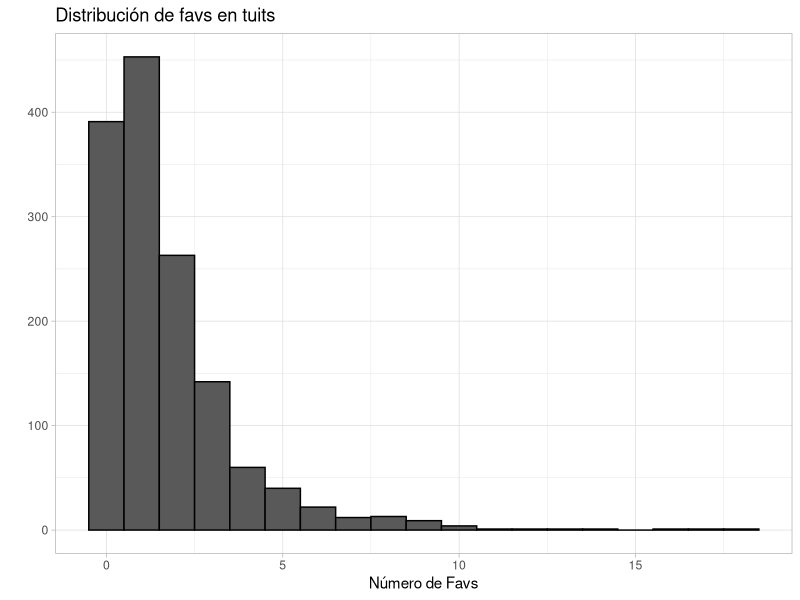
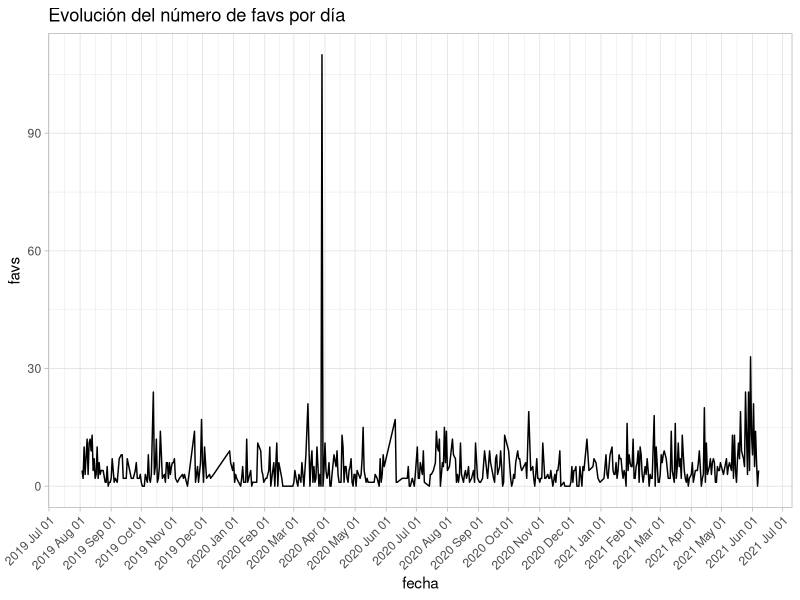
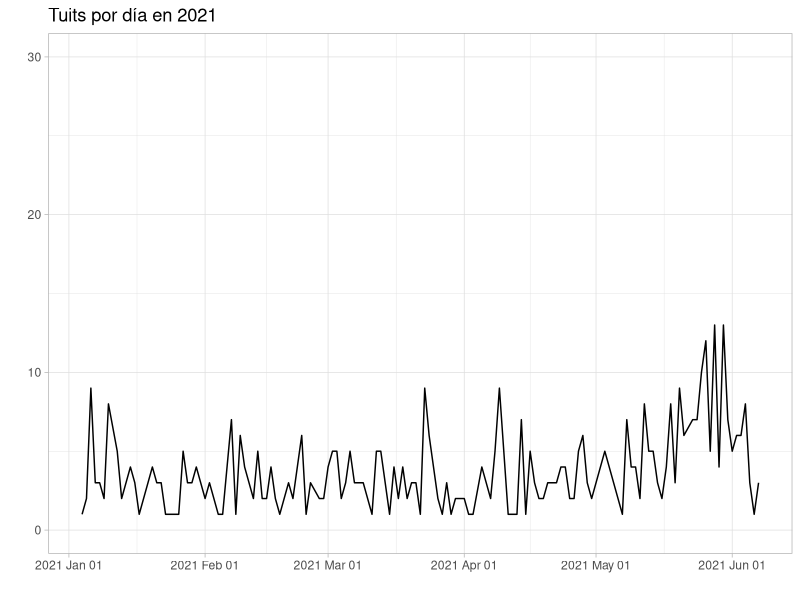
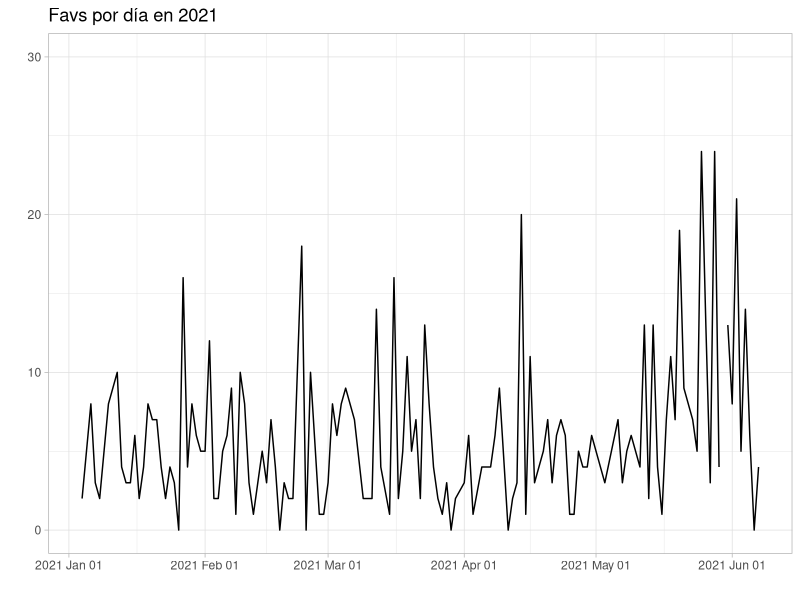

Source code (R) for these figures, in order: (Note: this script raises an error after producing the figures.)
library(ggplot2)
library(dplyr)
library(lubridate)
library(wordcloud)
library(RColorBrewer)
library(tm)
library(tokenizers)

if(!dir.exists("graficas")){
            dir.create("graficas")
}

tuits_df <- read.csv("tuits_bhherto95.csv")
tuits_df <- tuits_df[,-1]
tuits_df$created <- as_datetime(tuits_df$created)
tuits_df <- tuits_df %>% filter(favoriteCount<20)

png(filename = "./graficas/distribucion_favs.png", width = 560, height = 320, units = "px", 
    pointsize = 12, bg = "white", res = NA, restoreConsole = TRUE)
tuits_df %>% ggplot(aes(x=favoriteCount))+
            geom_histogram(binwidth = 1, color="black")+
            theme_light()+
            labs(title="Distribución de favs en tuits",
                 x="Número de Favs",
                 y="")
dev.off()

png(filename = "./graficas/favs_por_dia.png", width = 560,
    height = 320, units = "px", pointsize = 12, bg="white", res = NA)
tuits_df %>% mutate(fecha=as.Date(created)) %>% 
            group_by(fecha) %>% summarise(favs = sum(favoriteCount)) %>%
            ggplot(aes(x=fecha, y=favs))+
            geom_line()+
            theme_light()+
            labs(title = "Evolución del número de favs por día")+
            scale_x_date(date_labels = "%Y %b %d", date_breaks = "1 month")+
            theme(axis.text.x = element_text(angle = 45, hjust = 1))
dev.off()

png(filename = "./graficas/tuits_por_dia_2021.png", width = 560,
    height = 320, units = "px", pointsize = 12, bg="white", res = NA)
p1 <- tuits_df %>% filter(created>=as.Date("2021-01-01")) %>%
            mutate(fecha=as.Date(created)) %>% 
            group_by(fecha) %>% summarise(tuits = n()) %>%
            ggplot(aes(x=fecha, y=tuits))+
            geom_line()+
            theme_light()+
            labs(title="Tuits por día en 2021",
                 x="",
                 y="")+
            scale_x_date(date_labels = "%Y %b %d", date_breaks = "1 month")+
            ylim(0,30)
p1
dev.off()

png(filename = "./graficas/favs_por_dia_2021.png", width = 560,
    height = 320, units = "px", pointsize = 12, bg="white", res = NA)
p2 <- tuits_df %>% filter(created>=as.Date("2021-01-01")) %>%
            mutate(fecha=as.Date(created)) %>% 
            group_by(fecha) %>% summarise(favs = sum(favoriteCount)) %>%
            ggplot(aes(x=fecha, y=favs))+
            geom_line()+
            theme_light()+
            labs(title="Favs por día en 2021",
                 x="",
                 y="")+
            scale_x_date(date_labels = "%Y %b %d", date_breaks = "1 month")+
            ylim(0,30)
p2 
dev.off()

png(filename = "./graficas/tuis_favs_por_dia_2021.png", width = 560,
    height = 320, units = "px", pointsize = 12, bg="white", res = NA)
grid.arrange(p1,p2,nrow=2)
dev.off()

png(filename = "./graficas/tuis_favs_por_diasemana.png", width = 560,
    height = 320, units = "px", pointsize = 12, bg="white", res = NA)
tuits_df %>% mutate(dia = wday(created, label = TRUE)) %>%
            group_by(dia) %>% 
            summarise(favs = mean(favoriteCount)) %>%
            ggplot(aes(x=dia, y=favs)) +
            geom_bar(stat = "identity")+
            theme_light()+
            labs(title = "Promedio de favs por día de la semana ")
dev.off()

png(filename = "./graficas/tuis_favs_por_hora_diasemana.png", width = 560,
    height = 320, units = "px", pointsize = 12, bg="white", res = NA)
tuits_df %>% mutate(hora = format(as.POSIXct(created,format="%H:%M:%S"),"%H"),
                          dia_sem = wday(created, label = T)) %>%
            group_by(hora, dia_sem) %>%
            summarise(favs=mean(favoriteCount))%>%
            ggplot(aes(x=hora, y=favs, color=dia_sem))+
            geom_point()+
            theme_light()+
            labs(title = "Promedio de favs por hora")
dev.off()

tuits_corpus <- Corpus(VectorSource(tuits_df$text), 
                       readerControl = list(readPlain, language="sp", load=TRUE))

tuits_corpus <- tm_map(tuits_corpus, content_transformer(tolower))
tuits_corpus <- tm_map(tuits_corpus, removePunctuation)
tuits_corpus <- tm_map(tuits_corpus, removeNumbers)
tuits_corpus <- tm_map(tuits_corpus, removeWords, stopwords("spanish"))
inspect(tuits_corpus[1:5])

subs <- function(s){
            s <- sub("¿", "", s)
            s <- sub("https*", "", s)
            return(s)
}

tuits_corpus <- tm_map(tuits_corpus, content_transformer(subs))
tuits_corpus <- tm_map(tuits_corpus, stripWhitespace)
inspect(tuits_corpus[1:5])
tuits_dtm <- tokenize_ngrams(sapply(tuits_corpus, as.character), n=1)
tuits_dtm <- unlist(tuits_dtm)
tuits_dtm <- data.frame(table(tuits_dtm))
tuits_dtm <- arrange(tuits_dtm, desc(Freq))

my_stopwords <- c("si", "d", "diagramadeven", "esteusermurio", "comacurez", "elcancerend",
                  "jajajaja", "jejeje", "xd", "jajaja", "jeje", "c", "natszendro",
                  "ay", "fotoenpared", "elizarial", "iamthecat", "patriciagaso", 
                  "i", "s", "is","of", "jaja","claudifonos", "eldelonceonce", 
                  "uf", "ufa", "pedo")
tuits_corpus <- tm_map(tuits_corpus, removeWords, my_stopwords)
tuits_corpus <- tm_map(tuits_corpus, stripWhitespace)
tuits_dtm <- tokenize_ngrams(sapply(tuits_corpus, as.character), n=1)
tuits_dtm <- unlist(tuits_dtm)
tuits_dtm <- data.frame(table(tuits_dtm))
tuits_dtm <- arrange(tuits_dtm, desc(Freq))
colnames(tuits_dtm) <- c("word", "freq")
tuits_dtm$word <- as.character(tuits_dtm$word)
png(filename = "./graficas/wordcloyd_tuits.png", width = 560,
    height = 320, units = "px", pointsize = 12, bg="white", res = NA)
layout(matrix(c(1, 2), nrow=2), heights=c(1, 4))
par(mar=rep(0, 4))
plot.new()
text(x=0.5, y=0.5, "Palabras más frequentes")
wordcloud(words = tuits_dtm$word, freq = tuits_dtm$freq, 
          main ="Title", min.freq = 10,max.words = 200, 
          random.order = F, rot.per = 0.35,
          colors = brewer.pal(8, "Set2"),
          scale = c(2.5,0.7))
dev.off()
